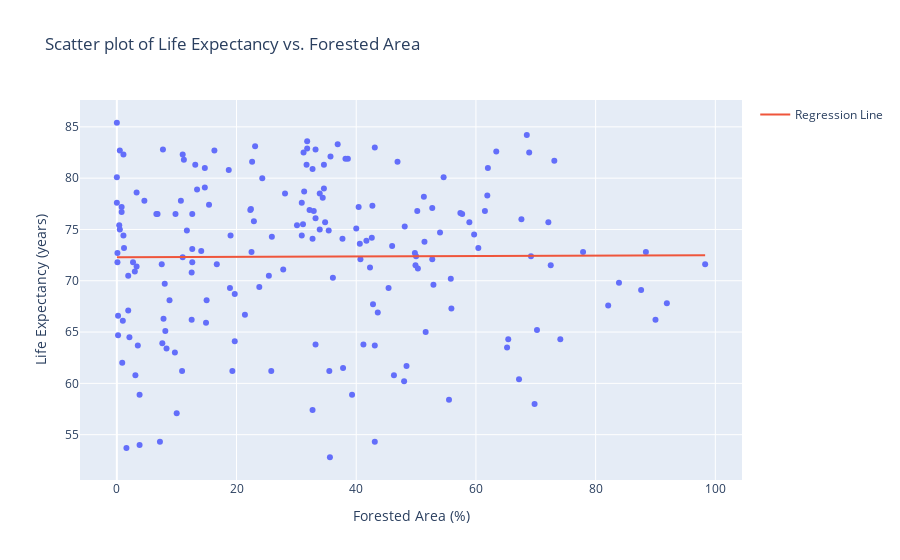

This figure's notebook cell:
### Code cell
import plotly.express as px
import plotly.graph_objects as go
from sklearn.linear_model import LinearRegression
from sklearn.metrics import r2_score
from scipy.stats import pearsonr
import numpy as np

# Define X and y
X = forest_df["Forested Area (%)"].values.reshape(-1, 1)
y = forest_df["Life Expectancy (years)"]

# Fit a linear regression model
model = LinearRegression()
model.fit(X, y)

# Calculate the R-squared value
r2 = r2_score(y, model.predict(X))
print(f'R-squared value: {r2:.2f}')

# Calculate the p-value
r, p = pearsonr(forest_df["Forested Area (%)"], forest_df["Life Expectancy (years)"])
print(f'Correlation coefficient (r): {r:.2f}')
print(f'p-value: {p:.2f}')

# Generate a range of x values for the regression line
x_range = np.linspace(X.min(), X.max(), 100)
y_range = model.predict(x_range.reshape(-1, 1))

# Create an interactive scatter plot
fig = px.scatter(forest_df, x="Forested Area (%)", y="Life Expectancy (years)", custom_data=['Country'], hover_data=['Country'], title='Scatter plot of Life Expectancy vs. Forested Area')

# Add the regression line to the plot
fig.add_trace(go.Scatter(x=x_range, y=y_range, mode='lines', name='Regression Line'))

# Show the plot
fig.show()

### Figure 1 — Plotly figure (JSON) as saved in the notebook; plotly's stock layout.template omitted (floating-point values rounded to 4 significant figures; data arrays with more than 128 entries replaced by an {"elided": "..."} marker saying what was removed)
{"data": [{"customdata": {"elided": "186x1 str values"}, "hovertemplate": "Forested Area (%)=%{x}<br>Life Expectancy (years)=%{y}<br>Country=%{customdata[0]}<extra></extra>", "legendgroup": "", "marker": {"color": "#636efa", "symbol": "circle"}, "mode": "markers", "name": "", "orientation": "v", "showlegend": false, "type": "scatter", "x": {"elided": "186 float values"}, "xaxis": "x", "y": {"elided": "186 float values"}, "yaxis": "y"}, {"mode": "lines", "name": "Regression Line", "type": "scatter", "x": [0, 0.9929, 1.986, 2.979, 3.972, 4.965, 5.958, 6.951, 7.943, 8.936, 9.929, 10.92, 11.92, 12.91, 13.9, 14.89, 15.89, 16.88, 17.87, 18.87, 19.86, 20.85, 21.84, 22.84, 23.83, 24.82, 25.82, 26.81, 27.8, 28.79, 29.79, 30.78, 31.77, 32.77, 33.76, 34.75, 35.75, 36.74, 37.73, 38.72, 39.72, 40.71, 41.7, 42.7, 43.69, 44.68, 45.67, 46.67, 47.66, 48.65, 49.65, 50.64, 51.63, 52.63, 53.62, 54.61, 55.6, 56.6, 57.59, 58.58, 59.58, 60.57, 61.56, 62.55, 63.55, 64.54, 65.53, 66.53, 67.52, 68.51, 69.51, 70.5, 71.49, 72.48, 73.48, 74.47, 75.46, 76.46, 77.45, 78.44, 79.43, 80.43, 81.42, 82.41, 83.41, 84.4, 85.39, 86.38, 87.38, 88.37, 89.36, 90.36, 91.35, 92.34, 93.34, 94.33, 95.32, 96.31, 97.31, 98.3], "y": [72.3, 72.3, 72.3, 72.31, 72.31, 72.31, 72.31, 72.31, 72.31, 72.32, 72.32, 72.32, 72.32, 72.32, 72.33, 72.33, 72.33, 72.33, 72.33, 72.33, 72.34, 72.34, 72.34, 72.34, 72.34, 72.35, 72.35, 72.35, 72.35, 72.35, 72.35, 72.36, 72.36, 72.36, 72.36, 72.36, 72.37, 72.37, 72.37, 72.37, 72.37, 72.37, 72.38, 72.38, 72.38, 72.38, 72.38, 72.39, 72.39, 72.39, 72.39, 72.39, 72.39, 72.4, 72.4, 72.4, 72.4, 72.4, 72.41, 72.41, 72.41, 72.41, 72.41, 72.41, 72.42, 72.42, 72.42, 72.42, 72.42, 72.43, 72.43, 72.43, 72.43, 72.43, 72.43, 72.44, 72.44, 72.44, 72.44, 72.44, 72.45, 72.45, 72.45, 72.45, 72.45, 72.45, 72.46, 72.46, 72.46, 72.46, 72.46, 72.47, 72.47, 72.47, 72.47, 72.47, 72.47, 72.48, 72.48, 72.48]}], "layout": {"legend": {"tracegroupgap": 0}, "title": {"text": "Scatter plot of Life Expectancy vs. Forested Area"}, "xaxis": {"anchor": "y", "domain": [0, 1], "title": {"text": "Forested Area (%)"}}, "yaxis": {"anchor": "x", "domain": [0, 1], "title": {"text": "Life Expectancy (years)"}}}}
